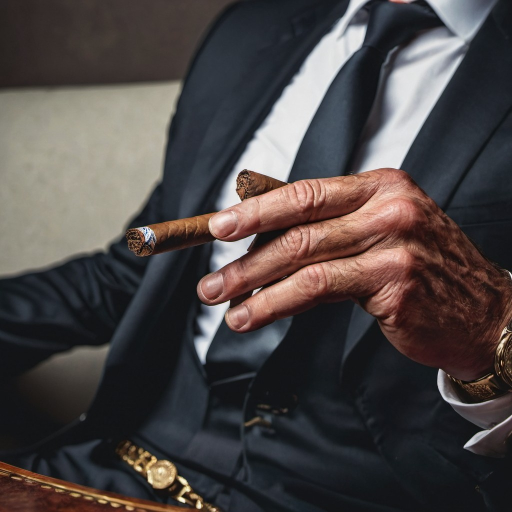
#> input picture Generation_Module/FoundHand/test_data/bad_hands/1.jpg, 1024 x 1024 px (shown at 1/2 size)
$ python make_reference_contact_sheet.py --sequence-dir ../test_data/bad_hands
#> lines starting #> are read from the running program, lines starting #| are printed output that depends on the picture; after the words box and inside, x2 and y2 are one past the last pixel; in counts of white or black regions, pixels touching at a corner belong together
from __future__ import annotations

import argparse
import math
import os
from glob import glob

import cv2
import numpy as np


def parse_args():
    p = argparse.ArgumentParser(
        description="Create a contact sheet from a FoundHand iphone_video sequence."
    )
    p.add_argument("--sequence-dir", required=True)
    p.add_argument("--out", default="reference_contact_sheet.jpg")
    p.add_argument("--max-frames", type=int, default=36)
    p.add_argument("--thumb-size", type=int, default=180)
    p.add_argument("--cols", type=int, default=6)
    return p.parse_args()


def main():
    args = parse_args()

    paths = []
    for ext in ("*.jpg", "*.jpeg", "*.png"):
        paths.extend(glob(os.path.join(args.sequence_dir, ext)))
#> pass 2 of the loop in main, `for ext in ("*.jpg", "*.jpeg", "*.png"):`:
    paths = sorted(paths)

    if not paths:
        raise FileNotFoundError(f"No image frames found in {args.sequence_dir}")

    if len(paths) > args.max_frames:
        idxs = np.linspace(0, len(paths) - 1, args.max_frames).round().astype(int)
        paths = [paths[i] for i in idxs]

    cols = max(1, args.cols)
    rows = math.ceil(len(paths) / cols)
    tile_w = tile_h = args.thumb_size
    label_h = 28

    sheet = np.full(
        (rows * (tile_h + label_h), cols * tile_w, 3),
        245,
        dtype=np.uint8,
    )

    for n, path in enumerate(paths):
        img = cv2.imread(path)
#> img is the input picture: shape (1024, 1024, 3); mean B, G, R 68.6, 69.3, 75.6
        if img is None:
            continue

        h, w = img.shape[:2]
#> h = 1024; w = 1024
        scale = min(tile_w / w, tile_h / h)
#> scale = 0.176
        resized = cv2.resize(
            img,
            (max(1, int(round(w * scale))), max(1, int(round(h * scale)))),
            interpolation=cv2.INTER_AREA,
        )
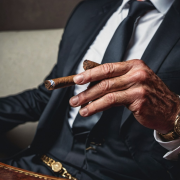
#> resized: shape (180, 180, 3); mean B, G, R 68.6, 69.3, 75.6

        canvas = np.zeros((tile_h, tile_w, 3), dtype=np.uint8)
        rh, rw = resized.shape[:2]
#> rh = 180; rw = 180
        y0 = (tile_h - rh) // 2
#> y0 = 0
        x0 = (tile_w - rw) // 2
#> x0 = 0
        canvas[y0:y0 + rh, x0:x0 + rw] = resized

        r = n // cols
        c = n % cols
        sy = r * (tile_h + label_h)
        sx = c * tile_w
        sheet[sy:sy + tile_h, sx:sx + tile_w] = canvas
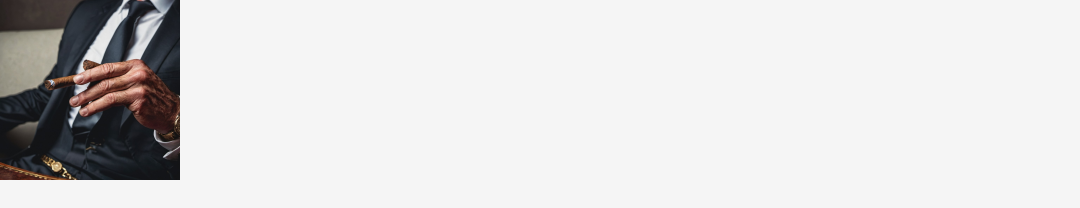
#> sheet: shape (208, 1080, 3); mean B, G, R 219.6, 219.7, 220.6

        frame_name = os.path.splitext(os.path.basename(path))[0]
        cv2.putText(
            sheet,
            frame_name,
            (sx + 6, sy + tile_h + 20),
            cv2.FONT_HERSHEY_SIMPLEX,
            0.55,
            (0, 0, 0),
            1,
            cv2.LINE_AA,
        )
#> sheet: shape (208, 1080, 3); 0.02% of pixels changed, all inside (x1, y1, x2, y2) = (9, 188, 14, 202)
#> pass 2 of the loop in main, `for n, path in enumerate(paths):`:
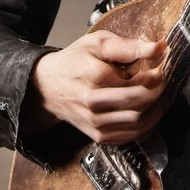
#> input picture Generation_Module/FoundHand/test_data/bad_hands/10.jpg, 190 x 190 px
#> in main, img is the input picture: shape (190, 190, 3); mean B, G, R 72.3, 82.9, 106.3
#> in main, `resized = cv2.resize( img, (max(1, int(round(w * scale))), max(1, int(..`:
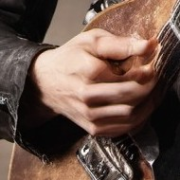
#> resized: shape (180, 180, 3); mean B, G, R 72.3, 82.9, 106.3
#> in main, `sheet[sy:sy + tile_h, sx:sx + tile_w] = canvas`:
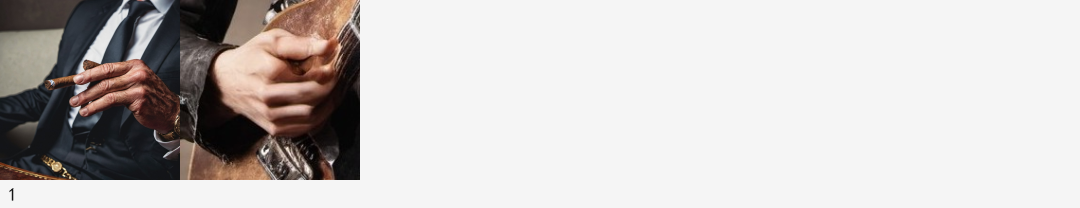
#> sheet: shape (208, 1080, 3); mean B, G, R 194.6, 196.2, 200.5

    os.makedirs(os.path.dirname(args.out) or ".", exist_ok=True)
    if not cv2.imwrite(args.out, sheet):
        raise RuntimeError(f"Failed to write {args.out}")

    print(f"Sequence frames found : {len(glob(os.path.join(args.sequence_dir, '*')))}")
    print(f"Frames shown          : {len(paths)}")
    print(f"Saved contact sheet   : {args.out}")


if __name__ == "__main__":
    main()
